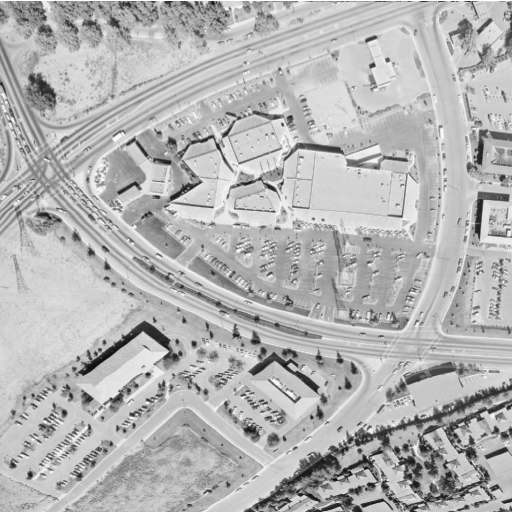
#> input picture Corrected/Images/0.tiff, 512 x 512 px, given as the content of the folder C:/Users/Biswarup Mistry/Desktop/Misc/, which was not available
$ jupyter execute --allow-errors PSNRvsNoiseDensity.ipynb   (older library calls are emulated)
#> lines starting #> are read from the running program, lines starting #| are printed output that depends on the picture; pictures that were not available may be replaced by others from this repository, and a replacement may not be noted
[cell 1]
#from SSIM_PIL import compare_ssim
from PIL import Image
import matplotlib.pyplot as plt
import numpy as np
import random
import pandas as pd


import skimage
from skimage.io import imread
from sklearn.metrics import mean_squared_error
import os

iteration=20

[cell 2]
def get_Noise(img,d): #getting salt and paper noise
    #return skimage.util.random_noise(img, mode='s&p', amount=d)
    paper=d
    salt=1-d
    row, col=img.shape
    g=np.matrix(img).reshape(row, col)
    for i in range(row):
        for j in range(col):
            ran=np.random.random()
            if ran<paper:
                g[i,j]=0
            elif ran>salt:
                g[i,j]=255
            else:
                g[i,j]=img[i,j]
    return g

[cell 3]
path='C://Users//Biswarup Mistry//Desktop//Misc//'  #defining the image directory path
dir_list = os.listdir(path)
for item in dir_list :
    k=str(path+str(item))
    img = imread(k)
#> img is the input picture: shape (512, 512); min 12, max 255, mean 180.6

    plt.title('Original Image : '+item)
    plt.imshow(img,cmap=plt.cm.gray)
    plt.show()

[cell 4]
def PSNRVsNoiseDensity():   #getting corresponding mse(s) for given noise density 'd'
    r=255.0
    dataframe = pd.DataFrame()
    for item in dir_list :
        k=str(path+str(item))
        img = imread(k)
        x=[]
        y=[]
        df=np.array([])
        i=iteration
        d=0.0
        while(i>0 and d<=1.0):
            noise_img=get_Noise(img,d) #getting noisy image
            mse=np.square(np.subtract(img,noise_img)).mean() #calculating MSE of Original image and Image with Noise
            psnr=10*np.log10(np.square(r)/mse) #getting the psnr of Original image and Noisy image
            x.append(d)
            y.append(psnr)
            df=np.append(df,psnr)
            d=d+0.05
            i=i-1
#> this loop made 20 passes
#> (mse, psnr) on passes 10 to 20: (103.4, 27.99), (115, 27.52), (114.9, 27.53), (114.9, 27.53), (114.5, 27.54), (114.8, 27.53), (114.7, 27.53), (114.5, 27.54), (114.8, 27.53), (114.7, 27.53), (114.5, 27.54)
#> (mse, psnr, df) on passes 1 to 6: (0, inf, [inf]), (11.48, 37.53, [inf, 37.53]), (23.02, 34.51, [inf, 37.53, 34.51]), (34.47, 32.76, [inf, 37.53, 34.51, 32.76]), (46.05, 31.5, [inf, 37.53, 34.51, 32.76, 31.5]), (57.54, 30.53, [inf, 37.53, 34.51, 32.76, 31.5, 30.53])
#> pass 2, in PSNRVsNoiseDensity, `noise_img=get_Noise(img,d)`:
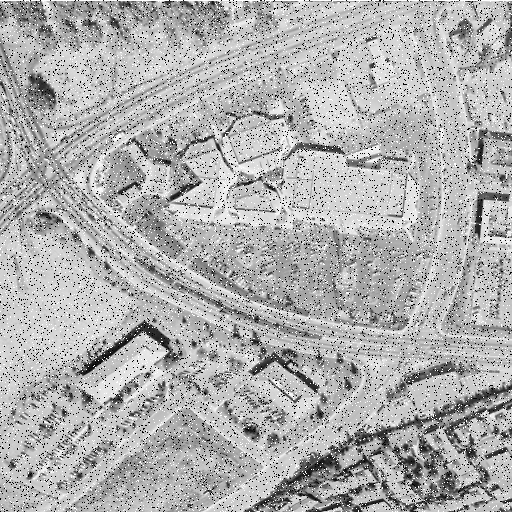
#> noise_img: shape (512, 512); min 0, max 255, mean 175.2
#> pass 3, in PSNRVsNoiseDensity, `noise_img=get_Noise(img,d)`:
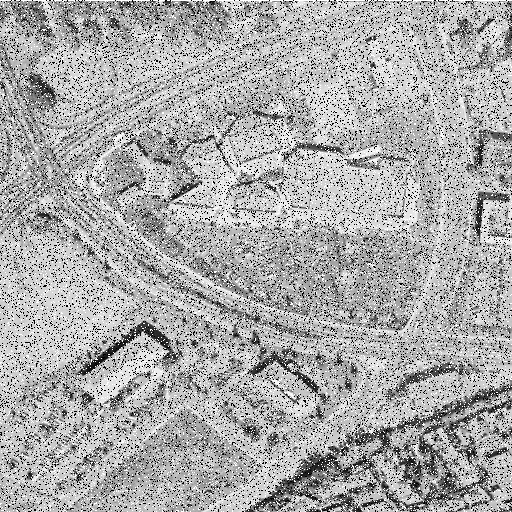
#> noise_img: shape (512, 512); min 0, max 255, mean 170.1
#> after the loop, d = 1; i = 0; x = [0, 0.05, 0.1, 0.15, 0.2, 0.25, 0.3, 0.35, 0.4, 0.45, 0.5, 0.55, 0.6, 0.65, 0.7, 0.75, 0.8, 0.85, 0.9, 0.95]; y = [inf, 37.53, 34.51, 32.76, 31.5, 30.53, 29.74, 29.07, 28.49, 27.99, 27.52, 27.53, 27.53, 27.54, 27.53, 27.53, 27.54, 27.53, 27.53, 27.54]
        dataframe[item] = df

    dataframe.to_csv('PSNRvsNoiseDensity.csv', index=False) #creating the PSNR valu csv file

[cell 5]
PSNRVsNoiseDensity() #creating the Mse(s) csv file

[cell 6]
data=pd.read_csv('PSNRvsNoiseDensity.csv')
#> (reads PSNRvsNoiseDensity.csv from the repository)
data
#print(df.loc[[1]]) #for row wise view

[cell 7]
df=pd.DataFrame(data)
def combined(dir_list,iteration): #for combined graph ploting of MSE(s) vs Noise Density
#> called with iteration = 20
    x=[]
    d=0.0
    while iteration>0:
        x.append(d)
        d=d+0.05
        iteration=iteration-1
    plt.title('MSE(s) vs Density')
    plt.xlabel('density')
    plt.ylabel('MSE(s)')
    for item in dir_list:
        plt.scatter(x,df[item],marker='o')
        plt.plot(x,df[item])
    plt.axvline(0.5, color='k', linestyle='--') #defining the Thresold line at density 0.5
    plt.show()
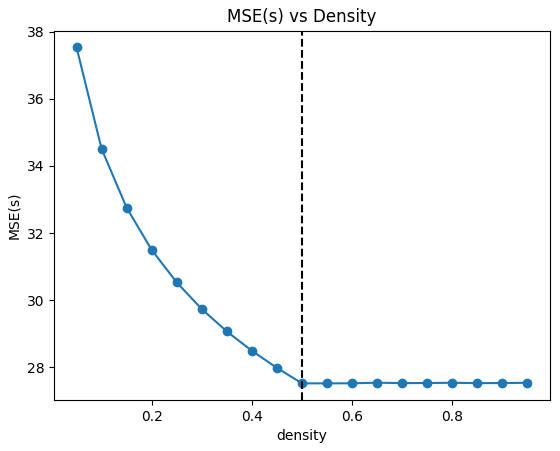
#> figure drawn by matplotlib, 1 panel
